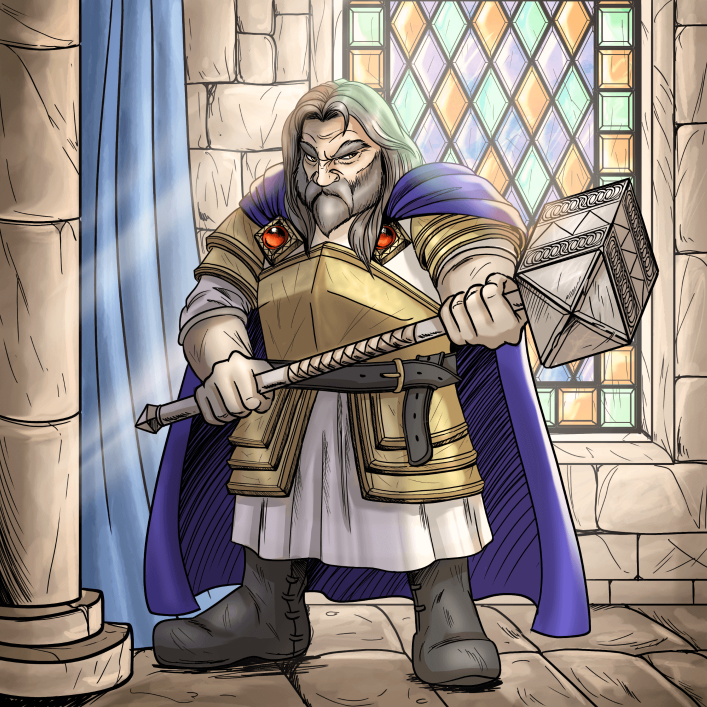
#> input picture data/images/Atucan_-_Paladin.png, 1414 x 1414 px (shown at 1/2 size); its folder holds 4 pictures in this run
$ python optimize_images.py
#> lines starting #> are read from the running program, lines starting #| are printed output that depends on the picture
#!/usr/bin/env python3
"""
Script d'optimisation d'images SIMPLE - Sans problèmes de compatibilité
Version minimale pour corriger le bug Lanczos
"""

import os
from PIL import Image

def optimize_images_simple():
    """Version ultra-simple sans Lanczos"""

    print("🖼️ === OPTIMISEUR SIMPLE ===")

    folder = "data/images"
    target_size = (400, 400)
    quality = 85

    if not os.path.exists(folder):
        print(f"❌ Dossier {folder} non trouvé")
        return

    # Trouver images
    images = []
    for f in os.listdir(folder):
        if f.lower().endswith(('.png', '.jpg', '.jpeg', '.bmp')):
            images.append(f)
#> pass 2 of the loop in optimize_images_simple, `for f in os.listdir(folder):`:
#> pass 3 of the loop in optimize_images_simple, `for f in os.listdir(folder):`:
#> the loop made 4 passes; the first 3 are shown

    if not images:
        print("❌ Aucune image trouvée")
        return

    print(f"📊 {len(images)} images trouvées")
    print("")

    for i, filename in enumerate(images, 1):
        filepath = os.path.join(folder, filename)

        try:
            # Taille avant
            size_before = os.path.getsize(filepath)
            print(f"[{i}/{len(images)}] {filename} - {format_size(size_before)}")

            # Ouvrir image
            with Image.open(filepath) as img:

                # Convertir en RGB si nécessaire
#> img is the input picture: PIL image 1414x1414 P; mean R, G, B 146.8, 136.4, 131.7
                if img.mode != 'RGB':
                    if img.mode in ('RGBA', 'LA', 'P'):
                        # Fond blanc pour transparence
                        background = Image.new('RGB', img.size, (255, 255, 255))
#> background: PIL image 1414x1414 RGB; every value is 255
                        if img.mode == 'P':
                            img = img.convert('RGBA')
#> img: PIL image 1414x1414 RGBA
                        if img.mode == 'RGBA':
                            background.paste(img, mask=img.split()[-1])
                            img = background
                    else:
                        img = img.convert('RGB')

                # Redimensionner SANS filtre (évite bug Lanczos)
                img_resized = img.resize(target_size)
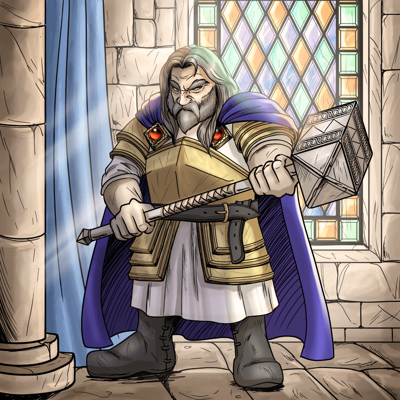
#> img_resized: PIL image 400x400 RGB; mean R, G, B 146.8, 136.5, 131.8

                # Sauvegarder
                base_name = os.path.splitext(filepath)[0]
                output_path = f"{base_name}.jpg"

                img_resized.save(
                    output_path,
                    'JPEG',
                    quality=quality,
                    optimize=True
                )

            # Taille après
            size_after = os.path.getsize(output_path)
            reduction = ((size_before - size_after) / size_before) * 100

            print(f"  ✅ Optimisée: {format_size(size_after)} (-{reduction:.1f}%)")

        except Exception as e:
            print(f"  ❌ Erreur: {e}")
#> pass 2 of the loop in optimize_images_simple, `for i, filename in enumerate(images, 1):`:
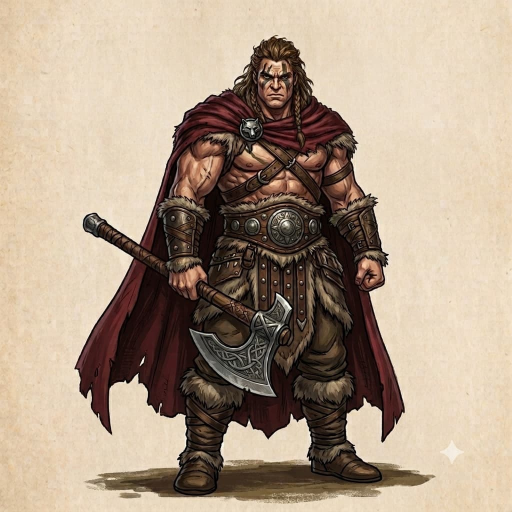
#> input picture data/images/Barbare_-_Barbare.jpg, 1024 x 1024 px (shown at 1/2 size)
#> in optimize_images_simple, img is the input picture: PIL image 1024x1024 RGB; mean R, G, B 173.4, 154.7, 135.5
#> in optimize_images_simple, `img_resized = img.resize(target_size)`:
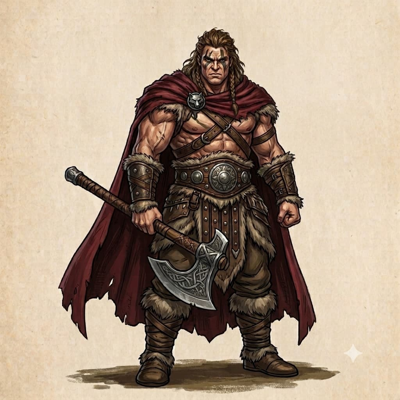
#> img_resized: PIL image 400x400 RGB; mean R, G, B 173.4, 154.7, 135.5
#> pass 3 of the loop in optimize_images_simple, `for i, filename in enumerate(images, 1):`:
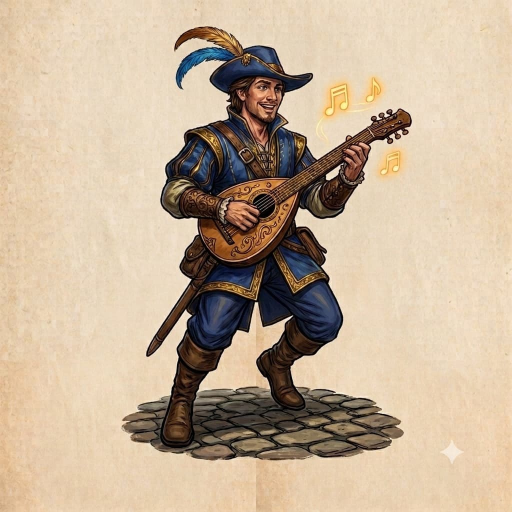
#> input picture data/images/Barde_-_Barde.jpg, 1024 x 1024 px (shown at 1/2 size)
#> in optimize_images_simple, img is the input picture: PIL image 1024x1024 RGB; mean R, G, B 196.7, 176.6, 152.8
#> in optimize_images_simple, `img_resized = img.resize(target_size)`:
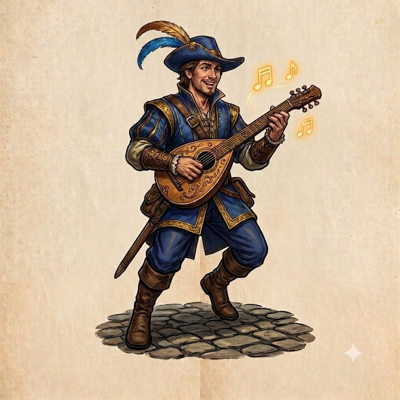
#> img_resized: PIL image 400x400 RGB; mean R, G, B 196.7, 176.7, 152.8
#> the loop made 4 passes; the first 3 are shown

    print("")
    print("✅ Terminé ! Images optimisées en 400x400px JPEG")

def format_size(bytes):
    """Formate la taille"""
    if bytes < 1024:
        return f"{bytes} B"
    elif bytes < 1024 * 1024:
        return f"{bytes/1024:.1f} Ko"
    else:
        return f"{bytes/(1024*1024):.1f} Mo"

if __name__ == "__main__":
    try:
        optimize_images_simple()
    except Exception as e:
        print(f"❌ Erreur générale: {e}")

#> (the run stopped early here; a loop or call above may not have finished)
